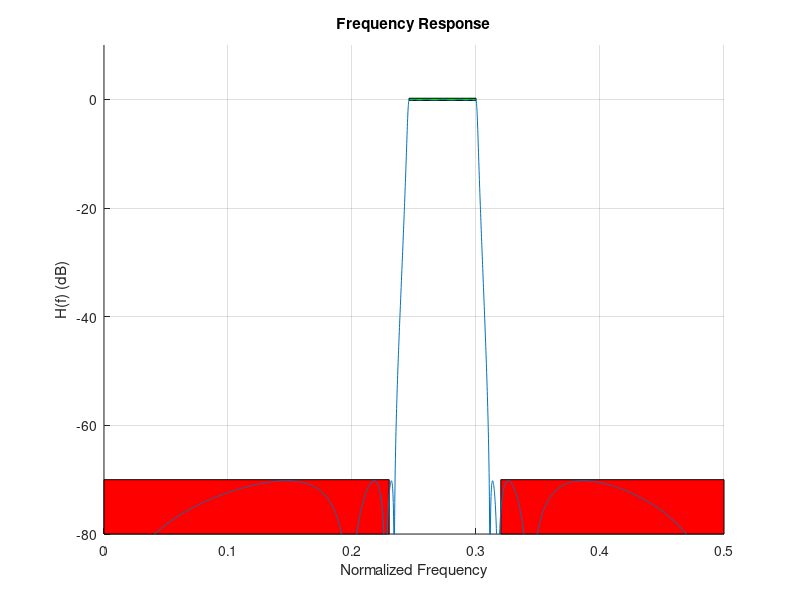
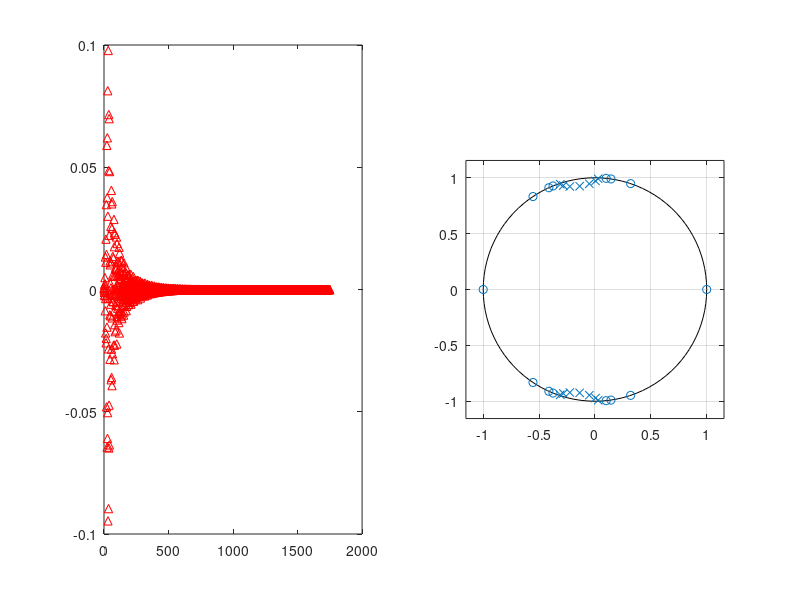

The MATLAB script that drew these images, in order:
%ECE 486 Lab 5
%Group Members: Dylan Godwin, Mark Hebert, Joel Castro, Cameron McGary
%4/7/2010
%Description: This MATLAB script is used to design IIR filter 

clf

%% Filter Design Section
%Uncomment different design types to switch between

%Define filter order, frequency, stopbands
Fs = 50e3;
N = 8*1024;
n = 7;                               %Filter order
Wn = [12.295e3/(Fs/2) 15.005e3/(Fs/2)]; %Passband is wn1 < passband < wn2

% %Butterworth
% [b, a] = butter(n, Wn);

%Elliptical
%[b,a] = ellip(n,Rp,Rs,Wp,'ftype')
%N = filter order, Filter order will be 2N if band-pass
%Rp = passband ripple (peak to peak, dB)
%Rs = Minimum stopband attenuation (dB)
%Wp = band-limiter, if Wp is 2 element, will create a pass/stopband filter

[b, a] = ellip(n, .2, 70.2, Wn);


% %Chebyshev 1
% %[b,a] = cheby1(n,R,Wp,'ftype') %R = ripple in passband (dB)
% [b,a] = cheby1(n, .2, Wn);

% %Chebyshev 2
% %[b,a] = cheby2(n,R,Wp,'ftype') %R = stopband ripple (dB)
% [b,a] = cheby2(n, 70.05, Wn);


f = (0:N-1)/N;
f(N/2+1+1:end) = f(N/2+1+1:end)-1;  %Split function in half
H = fft(b,N)./fft(a,N); %Creates the transfer function




%% Plots Section

%%Patch in desired response gain 
figure(1)
%Patch in PASSBANDS
patch([12.3e3/Fs 12.3e3/Fs 15e3/Fs 15e3/Fs], [-.2 .2 .2 -.2], 'g');
hold on

%Patch in STOPBANDS
patch([0 0 11.5e3/Fs 11.5e3/Fs], [-80 -70 -70 -80], 'r');
patch([16e3/Fs 16e3/Fs .5 .5], [-80 -70 -70 -80], 'r');
hold on
% Plot Frequency Response
plot(f, 20*log10(abs(H)));
xlabel('Normalized Frequency')
ylabel('H(f) (dB)')
title('Frequency Response')
grid on;
axis([0 .5 -80 10])

%Plot Impulse Response
figure(2)
subplot(1,2,1)
impz(b,a)

%Plot Poles/Zeros
subplot(1,2,2)
zplane(b,a)





